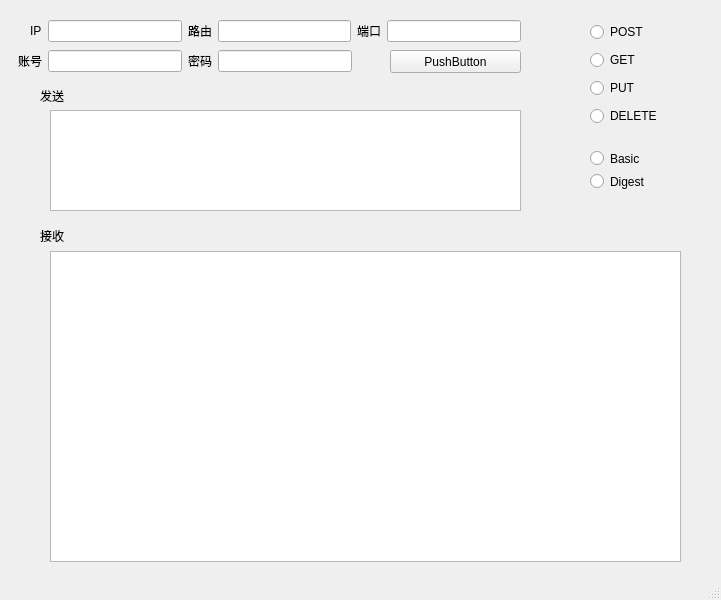
<?xml version="1.0" encoding="UTF-8"?>
<ui version="4.0">
 <class>MainWindow</class>
 <widget class="QMainWindow" name="MainWindow">
  <property name="geometry">
   <rect>
    <x>0</x>
    <y>0</y>
    <width>721</width>
    <height>600</height>
   </rect>
  </property>
  <property name="windowTitle">
   <string>MainWindow</string>
  </property>
  <widget class="QWidget" name="centralwidget">
   <widget class="QPushButton" name="pushButton">
    <property name="geometry">
     <rect>
      <x>390</x>
      <y>50</y>
      <width>131</width>
      <height>23</height>
     </rect>
    </property>
    <property name="text">
     <string>PushButton</string>
    </property>
   </widget>
   <widget class="QTextBrowser" name="textBrowser_receive">
    <property name="geometry">
     <rect>
      <x>50</x>
      <y>251</y>
      <width>631</width>
      <height>311</height>
     </rect>
    </property>
   </widget>
   <widget class="QTextEdit" name="textEdit_send">
    <property name="geometry">
     <rect>
      <x>50</x>
      <y>110</y>
      <width>471</width>
      <height>101</height>
     </rect>
    </property>
    <property name="readOnly">
     <bool>false</bool>
    </property>
   </widget>
   <widget class="QLabel" name="label_6">
    <property name="geometry">
     <rect>
      <x>40</x>
      <y>90</y>
      <width>54</width>
      <height>12</height>
     </rect>
    </property>
    <property name="text">
     <string>发送</string>
    </property>
   </widget>
   <widget class="QLabel" name="label_7">
    <property name="geometry">
     <rect>
      <x>40</x>
      <y>230</y>
      <width>54</width>
      <height>12</height>
     </rect>
    </property>
    <property name="text">
     <string>接收</string>
    </property>
   </widget>
   <widget class="QWidget" name="layoutWidget">
    <property name="geometry">
     <rect>
      <x>30</x>
      <y>20</y>
      <width>491</width>
      <height>22</height>
     </rect>
    </property>
    <layout class="QHBoxLayout" name="horizontalLayout_set">
     <item>
      <widget class="QLabel" name="label">
       <property name="text">
        <string>IP</string>
       </property>
       <property name="scaledContents">
        <bool>false</bool>
       </property>
       <property name="wordWrap">
        <bool>false</bool>
       </property>
       <property name="openExternalLinks">
        <bool>false</bool>
       </property>
      </widget>
     </item>
     <item>
      <widget class="QLineEdit" name="lineEdit_ip"/>
     </item>
     <item>
      <widget class="QLabel" name="label_5">
       <property name="text">
        <string>路由</string>
       </property>
       <property name="scaledContents">
        <bool>false</bool>
       </property>
       <property name="wordWrap">
        <bool>false</bool>
       </property>
       <property name="openExternalLinks">
        <bool>false</bool>
       </property>
      </widget>
     </item>
     <item>
      <widget class="QLineEdit" name="lineEdit_router">
       <property name="text">
        <string/>
       </property>
      </widget>
     </item>
     <item>
      <widget class="QLabel" name="label_4">
       <property name="text">
        <string>端口</string>
       </property>
      </widget>
     </item>
     <item>
      <widget class="QLineEdit" name="lineEdit_port"/>
     </item>
    </layout>
   </widget>
   <widget class="QWidget" name="layoutWidget">
    <property name="geometry">
     <rect>
      <x>18</x>
      <y>50</y>
      <width>334</width>
      <height>22</height>
     </rect>
    </property>
    <layout class="QHBoxLayout" name="horizontalLayout_user">
     <item>
      <widget class="QLabel" name="label_2">
       <property name="text">
        <string>账号</string>
       </property>
      </widget>
     </item>
     <item>
      <widget class="QLineEdit" name="lineEdit_userName"/>
     </item>
     <item>
      <widget class="QLabel" name="label_3">
       <property name="text">
        <string>密码</string>
       </property>
      </widget>
     </item>
     <item>
      <widget class="QLineEdit" name="lineEdit_passwd"/>
     </item>
    </layout>
   </widget>
   <widget class="QWidget" name="layoutWidget">
    <property name="geometry">
     <rect>
      <x>590</x>
      <y>20</y>
      <width>91</width>
      <height>111</height>
     </rect>
    </property>
    <layout class="QVBoxLayout" name="verticalLayout_radio">
     <item>
      <widget class="QRadioButton" name="radioButton_post">
       <property name="text">
        <string>POST</string>
       </property>
      </widget>
     </item>
     <item>
      <widget class="QRadioButton" name="radioButton_get">
       <property name="text">
        <string>GET</string>
       </property>
      </widget>
     </item>
     <item>
      <widget class="QRadioButton" name="radioButton_put">
       <property name="text">
        <string>PUT</string>
       </property>
      </widget>
     </item>
     <item>
      <widget class="QRadioButton" name="radioButton_delete">
       <property name="text">
        <string>DELETE</string>
       </property>
      </widget>
     </item>
    </layout>
   </widget>
   <widget class="QWidget" name="layoutWidget">
    <property name="geometry">
     <rect>
      <x>590</x>
      <y>150</y>
      <width>91</width>
      <height>40</height>
     </rect>
    </property>
    <layout class="QVBoxLayout" name="verticalLayout">
     <item>
      <widget class="QRadioButton" name="radioButton_basic">
       <property name="text">
        <string>Basic</string>
       </property>
      </widget>
     </item>
     <item>
      <widget class="QRadioButton" name="radioButton_digest">
       <property name="text">
        <string>Digest</string>
       </property>
      </widget>
     </item>
    </layout>
   </widget>
  </widget>
  <widget class="QMenuBar" name="menubar">
   <property name="geometry">
    <rect>
     <x>0</x>
     <y>0</y>
     <width>721</width>
     <height>23</height>
    </rect>
   </property>
  </widget>
  <widget class="QStatusBar" name="statusbar"/>
 </widget>
 <tabstops>
  <tabstop>lineEdit_ip</tabstop>
  <tabstop>lineEdit_router</tabstop>
  <tabstop>lineEdit_port</tabstop>
  <tabstop>lineEdit_userName</tabstop>
  <tabstop>lineEdit_passwd</tabstop>
 </tabstops>
 <resources/>
 <connections/>
</ui>
